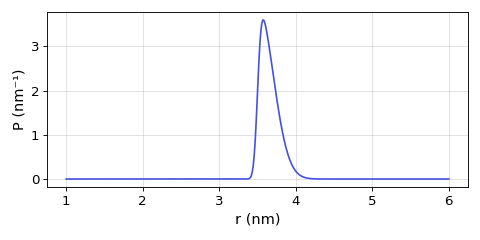

Write the Python code that produced this figure.
import deerlab as dl
import matplotlib.pyplot as plt 
import numpy as np 

model = dl.dd_skewgauss
r = np.linspace(1,6,400)
par0 = model.getmetadata()['par0']
P = model(r,*par0)
plt.figure(figsize=[6,3])
plt.plot(r,P,color='#4550e6')
plt.xlabel('r (nm)',fontsize=13)
plt.ylabel('P (nm⁻¹)',fontsize=13)
plt.grid(alpha=0.4)
plt.tick_params(labelsize=12)
plt.tick_params(labelsize=12)
plt.tight_layout()
plt.show()
